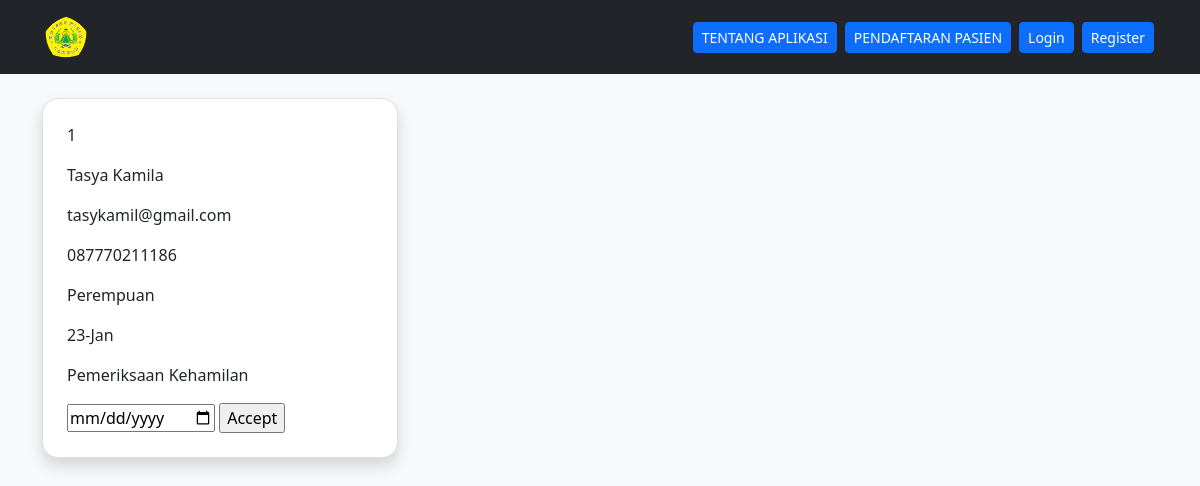
/managependaftaran/, run on the app's committed database.
### bidan/models.py (models this page shows, shortened)
class Pendaftaran(models.Model):
    name = models.CharField(max_length=50)
    email = models.CharField(max_length=100)
    nomortelepon = models.CharField(max_length=15)
    jeniskelamin = models.CharField(max_length=15)
    message = models.TextField(blank=True)
    tanggal_daftar = models.DateField(auto_now_add=True)
    daftar_konfirmasi = models.BooleanField(default=False)
    tanggal_konfirmasi = models.DateField(
        auto_now_add=False, null=True, blank=True)
    class Meta:
        ordering = ["-tanggal_daftar", ]

### bidan/views.py (the view, shortened to what this page needs)
# urls.py: path('managependaftaran/', ManagePendaftaranTemplateView.as_view(), name='manage'),
class ManagePendaftaranTemplateView(ListView):
    template_name = 'listpendaftar.html'
    model = Pendaftaran
    context_object_name = "pendaftaran"
    login_required = True
    paginate_by = 3
    def get_context_data(self, *args, **kwargs):
        context = super().get_context_data(*args, **kwargs)
        context.update({
            "title": "Manage Pendaftaran"
        })
        return context

### templates/listpendaftar.html (shortened to what this page needs)
{% extends 'base.html' %} {% block content %}
<div class="container my-4">
  <div class="row g-4">
    {% if data in pendaftaran is None %}
    <p>Belum Ada Pendaftaran</p>
    {% else %} {% for data in pendaftaran %}
    <div class="col-12 col-md-4">
      <div class="p-4 rounded-4 bg-body shadow border">
        <p scope="row">{{data.id}}</p>
        <p>{{data.name}}</p>
        <p>{{data.email}}</p>
        <p>{{data.nomortelepon}}</p>
        <p>{{data.jeniskelamin}}</p>
        <p>{{data.tanggal_daftar|date:"d"}}-{{data.tanggal_daftar|date:"M"}}</p>
        <p>{{data.message}}</p>
        {% if data.daftar_konfirmasi == False %}
        <form method="POST" action="{% url 'manage' %}">
          <input type="date" name="date" />
          <input type="submit" value="Accept" />
        </form>
        {% endif %}
      </div>
    </div>
    {% endfor %} {% endif %}
  </div>
</div>
{% endblock content %} {% block script %} {% endblock script %}

### data on the page
Pendaftaran: id "1", name "Tasya Kamila", email "tasykamil@gmail.com", nomortelepon "087770211186", jeniskelamin "Perempuan", tanggal_daftar "23", tanggal_daftar "Jan", message "Pemeriksaan Kehamilan"
